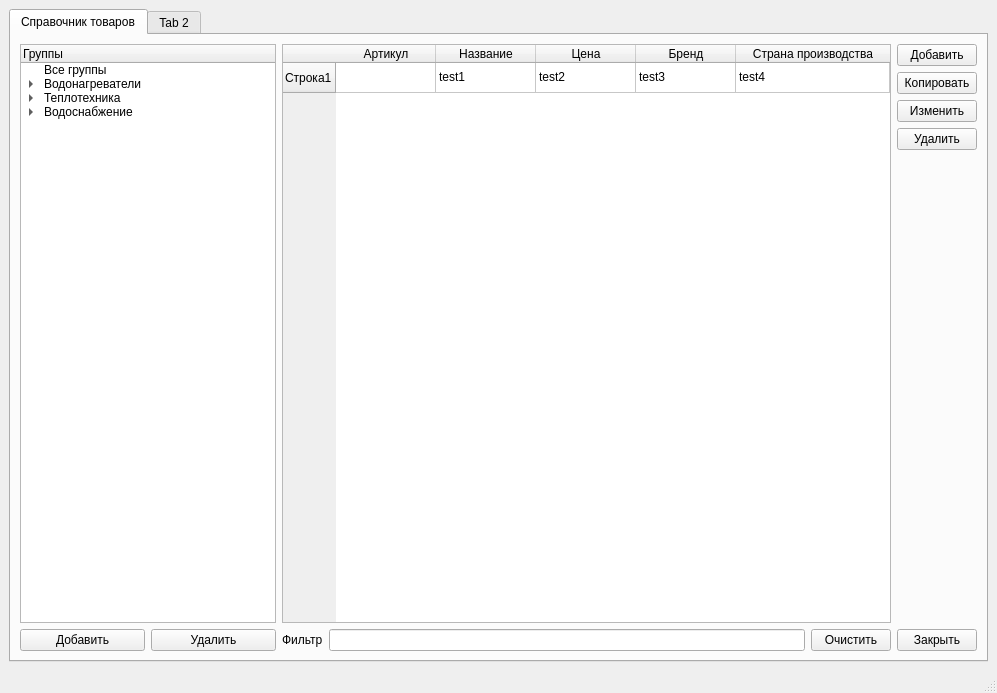
<?xml version="1.0" encoding="UTF-8"?>
<ui version="4.0">
 <class>MainWindow</class>
 <widget class="QMainWindow" name="MainWindow">
  <property name="geometry">
   <rect>
    <x>0</x>
    <y>0</y>
    <width>997</width>
    <height>693</height>
   </rect>
  </property>
  <property name="windowTitle">
   <string>MainWindow</string>
  </property>
  <widget class="QWidget" name="centralwidget">
   <layout class="QGridLayout" name="gridLayout">
    <item row="0" column="0">
     <widget class="QTabWidget" name="tabWidget">
      <property name="currentIndex">
       <number>0</number>
      </property>
      <widget class="QWidget" name="goods_tab">
       <attribute name="title">
        <string>Справочник товаров</string>
       </attribute>
       <layout class="QGridLayout" name="gridLayout_2">
        <item row="7" column="0">
         <widget class="QPushButton" name="addGroupButton">
          <property name="toolTip">
           <string>Добавить группу</string>
          </property>
          <property name="text">
           <string>Добавить</string>
          </property>
         </widget>
        </item>
        <item row="7" column="1">
         <widget class="QPushButton" name="deleteGroupButton">
          <property name="toolTip">
           <string>Удалить группу</string>
          </property>
          <property name="text">
           <string>Удалить</string>
          </property>
         </widget>
        </item>
        <item row="1" column="5">
         <widget class="QPushButton" name="copyUnitButton">
          <property name="toolTip">
           <string>Копировать позицию</string>
          </property>
          <property name="text">
           <string>Копировать</string>
          </property>
         </widget>
        </item>
        <item row="7" column="5">
         <widget class="QPushButton" name="CloseGoodsButton">
          <property name="toolTip">
           <string>Закрыть окно</string>
          </property>
          <property name="text">
           <string>Закрыть</string>
          </property>
         </widget>
        </item>
        <item row="0" column="5">
         <widget class="QPushButton" name="addUnitButton">
          <property name="toolTip">
           <string>Добавить позицию</string>
          </property>
          <property name="text">
           <string>Добавить</string>
          </property>
         </widget>
        </item>
        <item row="2" column="5">
         <widget class="QPushButton" name="editUnitButton">
          <property name="toolTip">
           <string>Изменить позицию</string>
          </property>
          <property name="text">
           <string>Изменить</string>
          </property>
         </widget>
        </item>
        <item row="3" column="5">
         <widget class="QPushButton" name="deleteUnitButton">
          <property name="toolTip">
           <string>Удалить позицию</string>
          </property>
          <property name="text">
           <string>Удалить</string>
          </property>
         </widget>
        </item>
        <item row="0" column="0" rowspan="7" colspan="2">
         <widget class="QTreeWidget" name="treeWidget">
          <column>
           <property name="text">
            <string>Группы</string>
           </property>
          </column>
          <item>
           <property name="text">
            <string>Все группы</string>
           </property>
          </item>
          <item>
           <property name="text">
            <string>Водонагреватели</string>
           </property>
           <item>
            <property name="text">
             <string>Проточные водонагреватели</string>
            </property>
           </item>
           <item>
            <property name="text">
             <string>Накопительные водонагреватели</string>
            </property>
           </item>
          </item>
          <item>
           <property name="text">
            <string>Теплотехника</string>
           </property>
           <item>
            <property name="text">
             <string>Электрические конвекторы</string>
            </property>
           </item>
           <item>
            <property name="text">
             <string>Маслонаполненные обогреватели</string>
            </property>
           </item>
          </item>
          <item>
           <property name="text">
            <string>Водоснабжение</string>
           </property>
           <item>
            <property name="text">
             <string>Погружные насосы</string>
            </property>
            <item>
             <property name="text">
              <string>Центробежные погружные насосы</string>
             </property>
            </item>
            <item>
             <property name="text">
              <string>Вибрационные погружные насосы</string>
             </property>
            </item>
           </item>
          </item>
         </widget>
        </item>
        <item row="7" column="2">
         <widget class="QLabel" name="filter_label">
          <property name="text">
           <string>Фильтр</string>
          </property>
         </widget>
        </item>
        <item row="7" column="3">
         <widget class="QLineEdit" name="filter_lineEdit"/>
        </item>
        <item row="7" column="4">
         <widget class="QPushButton" name="ClearFilterButton">
          <property name="text">
           <string>Очистить</string>
          </property>
         </widget>
        </item>
        <item row="0" column="2" rowspan="7" colspan="3">
         <widget class="QTableWidget" name="tableWidget">
          <property name="frameShape">
           <enum>QFrame::StyledPanel</enum>
          </property>
          <property name="editTriggers">
           <set>QAbstractItemView::NoEditTriggers</set>
          </property>
          <property name="selectionBehavior">
           <enum>QAbstractItemView::SelectRows</enum>
          </property>
          <property name="gridStyle">
           <enum>Qt::SolidLine</enum>
          </property>
          <attribute name="horizontalHeaderCascadingSectionResizes">
           <bool>false</bool>
          </attribute>
          <attribute name="horizontalHeaderShowSortIndicator" stdset="0">
           <bool>true</bool>
          </attribute>
          <attribute name="horizontalHeaderStretchLastSection">
           <bool>true</bool>
          </attribute>
          <attribute name="verticalHeaderShowSortIndicator" stdset="0">
           <bool>false</bool>
          </attribute>
          <attribute name="verticalHeaderStretchLastSection">
           <bool>false</bool>
          </attribute>
          <row>
           <property name="text">
            <string>Строка1</string>
           </property>
          </row>
          <column>
           <property name="text">
            <string>Артикул</string>
           </property>
          </column>
          <column>
           <property name="text">
            <string>Название</string>
           </property>
          </column>
          <column>
           <property name="text">
            <string>Цена</string>
           </property>
          </column>
          <column>
           <property name="text">
            <string>Бренд</string>
           </property>
          </column>
          <column>
           <property name="text">
            <string>Страна производства</string>
           </property>
          </column>
          <item row="0" column="1">
           <property name="text">
            <string>test1</string>
           </property>
          </item>
          <item row="0" column="2">
           <property name="text">
            <string>test2</string>
           </property>
          </item>
          <item row="0" column="3">
           <property name="text">
            <string>test3</string>
           </property>
          </item>
          <item row="0" column="4">
           <property name="text">
            <string>test4</string>
           </property>
          </item>
         </widget>
        </item>
       </layout>
      </widget>
      <widget class="QWidget" name="tab_2">
       <attribute name="title">
        <string>Tab 2</string>
       </attribute>
      </widget>
     </widget>
    </item>
   </layout>
  </widget>
  <widget class="QMenuBar" name="menubar">
   <property name="geometry">
    <rect>
     <x>0</x>
     <y>0</y>
     <width>997</width>
     <height>27</height>
    </rect>
   </property>
  </widget>
  <widget class="QStatusBar" name="statusbar"/>
 </widget>
 <resources/>
 <connections>
  <connection>
   <sender>CloseGoodsButton</sender>
   <signal>clicked()</signal>
   <receiver>tabWidget</receiver>
   <slot>close()</slot>
   <hints>
    <hint type="sourcelabel">
     <x>924</x>
     <y>634</y>
    </hint>
    <hint type="destinationlabel">
     <x>498</x>
     <y>347</y>
    </hint>
   </hints>
  </connection>
  <connection>
   <sender>ClearFilterButton</sender>
   <signal>clicked()</signal>
   <receiver>filter_lineEdit</receiver>
   <slot>clear()</slot>
   <hints>
    <hint type="sourcelabel">
     <x>820</x>
     <y>632</y>
    </hint>
    <hint type="destinationlabel">
     <x>685</x>
     <y>633</y>
    </hint>
   </hints>
  </connection>
 </connections>
</ui>
